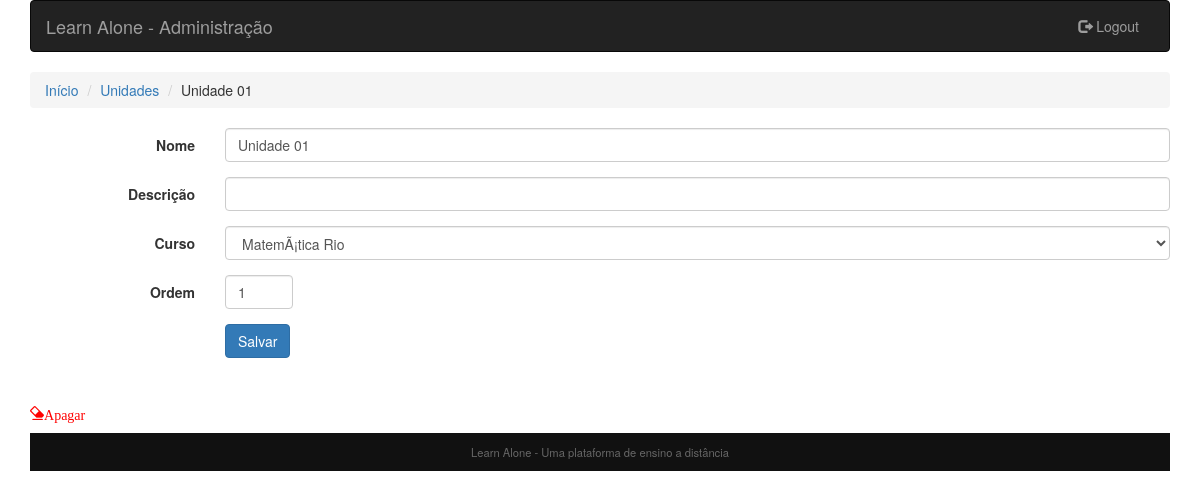
The page /admin/aula_edit.php?aula=8 (signed in) on the database its author committed.
### tables this page shows
CREATE TABLE `unidade` (
  `id` int(11) NOT NULL,
  `nome` varchar(45) DEFAULT NULL,
  `curso_id` int(11) DEFAULT NULL,
  `descricao` varchar(100) DEFAULT NULL,
  `ordem` int(11) DEFAULT NULL
);

### admin/utils.php (called while the page is built, shortened)
<?php
function cursos(){
    try{
        $conexao = conn_mysql();
        $SQLSelect = 'SELECT curso.id, curso.nome, curso.categoria_id, curso.descricao, curso.image, instrutor.nome as instrutor FROM curso inner join instrutor on instrutor.id = curso.instrutor_id order by curso.nome';
        $operacao = $conexao->prepare($SQLSelect);
        $operacao->execute();
        $resultados = $operacao->fetchAll(PDO::FETCH_ASSOC);
        return $resultados;
    }
    catch(PDOException $excep){
        echo "Erro!: " . $excep->getMessage() . "\n";
        $conexao=null;
        die();
    }
}
function detalhes_unidade_curso($id){
    try{
        $conexao = conn_mysql();
        $SQLSelect = 'SELECT unidade.id, unidade.nome, unidade.descricao, unidade.ordem, curso.nome as curso_nome, curso.id as curso_id FROM unidade inner join curso on unidade.curso_id = curso.id WHERE unidade.id=?';
        $operacao = $conexao->prepare($SQLSelect);
        $operacao->execute(array($id));
        $resultados = $operacao->fetchAll(PDO::FETCH_ASSOC);
        return $resultados;
    }
    catch(PDOException $excep){
        echo "Erro!: " . $excep->getMessage() . "\n";
        $conexao=null;
        die();
    }
}
?>

### admin/aula_edit.php (the view, shortened to what this page needs)
<?php
    include_once("../core/templates/cabecalho_adm.php");
    include_once("utils.php");
    $unidade = detalhes_unidade_curso($_GET['aula']);
    $cursos = cursos();
?>
<div class="col-sm-14">
    <ul class="breadcrumb">
        <li><a href="./admin.php">Início</a></li>
        <li><a href="./modificar_aula.php">Unidades</a></li>
        <li><?php echo utf8_decode($unidade[0]['nome']);?></li>
    </ul>
</div>
<form class="form-horizontal" role="form" method="post" action="salvar_unidade.php" enctype="multipart/form-data">
    <div class="form-group">
            <label for="name" class="col-sm-2 control-label">Nome</label>
            <div class="col-sm-10">
                <input type="text" class="form-control" id="name" name="name" value="<?php echo utf8_decode($unidade[0]['nome']);?>">
            </div>
    </div>
    <div class="form-group">
            <label for="descricao" class="col-sm-2 control-label">Descrição</label>
            <div class="col-sm-10">
                <input type="text" class="form-control" id="descricao" name="descricao" value="<?php echo utf8_decode($unidade[0]['descricao']);?>">
            </div>
    </div>
    <div class="form-group">
        <label for="curso" class="col-sm-2 control-label">Curso</label>
        <div class="col-sm-10">
            <select class="form-control" name="curso" id="instrutor">
                <?php
                    foreach ($cursos as $curso){
                        if($curso['id']==$unidade[0]['curso_id']){
                ?>
                <option selected value="<?php echo $curso['id'];?>"><?php echo utf8_decode($curso['nome']);?></option>
                <?php
                        }
                        else{
                ?>
                <option value="<?php echo $curso['id'];?>"><?php echo utf8_decode($curso['nome']);?></option>
                <?php
                        }
                    }
                ?>
            </select>
        </div>
    </div>
    <div class="form-group">
            <label for="ordem" class="col-xs-2 control-label">Ordem</label>
            <div class="col-xs-1">
                <input type="text" class="form-control" id="name" name="ordem" value="<?php echo utf8_decode($unidade[0]['ordem']);?>">
            </div>
    </div>
    <div class="form-group">
            <div class="col-sm-10 col-sm-offset-2">
                    <input id="submit" name="submit" type="submit" value="Salvar" class="btn btn-primary">
            </div>
    </div>
    <div class="form-group">
            <div class="col-sm-10 col-sm-offset-2">
            </div>
    </div>
    <div class="form-group">
            <div class="col-sm-10 col-sm-offset-2">
            </div>
    </div>
</form>
<div class="row">
    <div class="col-sm-2">
        <a href="./aula_del.php?aula=<?php echo $unidade[0]['id'];?>" style="color:red;"><span class="glyphicon glyphicon-erase">Apagar</span></a>
    </div>
</div>
<?php
    include_once("../core/templates/rodape.php");
?>

### core/css/styles.css (style rules this page uses)
* { -webkit-box-sizing: border-box; -moz-box-sizing: border-box; box-sizing: border-box; }
.row { margin: 1em auto 1em; }

### rows shown on the page
unidade: nome "Unidade 01", name "Unidade 01", ordem "1"

### other values the page prints
form field curso "MatemÃ¡tica Rio"
